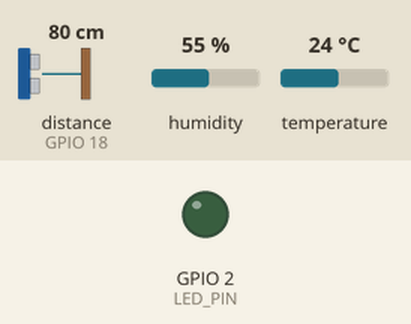
Recording of a sketch running on a simulated ESP32. On the bench: output pins drawn as LEDs (lit = HIGH). Wiring (from diagram.json): ultrasonic range finder: trigger GPIO 5; echo GPIO 18. The test bench sets the inputs (shaded band); at power-on: distance to the obstacle (sensor on GPIO 18) 80 cm, humidity 55 %, temperature 24 °C. The echo pulse lasts 58.3 µs per cm; WiFi joins after 1.5 s; servers stay silent unless stated; the local clock reads 2024-03-15 10:24:30 at power-on unless the sketch sets it; random numbers use the default seed unless the sketch sets one; no MQTT or app messages arrive unless stated; pins used as bus, display or sensor lines are not drawn; what the sketch prints to the serial monitor is not drawn.

Above: at 3.7 s.
At 5.08 s:
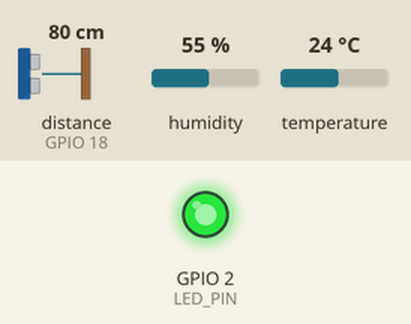
Timing chart, 0 to 9.0 s (numbered marks = the images above):
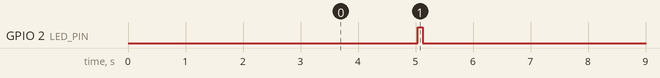

Measured:
- by itself, GPIO 2 (LED_PIN): alternates HIGH for 0.08 s and LOW for 4.9 s

The sketch:

sketch.ino
```cpp
#include <WiFi.h>
#include <PubSubClient.h>
#include <DHTesp.h>
#include <time.h>
#include <sys/time.h>

// ===============================
// DEVICE
// ===============================

const char* DEVICE_ID =
    "ESP32-B23DCAT289";

// ===============================
// WIFI
// ===============================

const char* WIFI_SSID =
    "Wokwi-GUEST";

const char* WIFI_PASSWORD =
    "";

// ===============================
// MQTT
// ===============================

const char* MQTT_SERVER =
    "broker.emqx.io";

const int MQTT_PORT = 1883;

const char* MQTT_TOPIC =
    "ptit/iot/B23DCAT289/esp32/sensor";

// ===============================
// GPIO
// ===============================

const int DHT_PIN = 15;
const int TRIG_PIN = 5;
const int ECHO_PIN = 18;
const int LED_PIN = 2;

// Gửi dữ liệu 5 giây/lần
const unsigned long SEND_INTERVAL_MS =
    5000;

// ===============================

WiFiClient wifiClient;
PubSubClient mqttClient(wifiClient);

DHTesp dht;

unsigned long lastSend = 0;
unsigned long sequenceNo = 0;


// ===============================
// WIFI CONNECT
// ===============================

void connectWiFi() {

    Serial.println();
    Serial.println("Connecting WiFi...");

    WiFi.begin(
        WIFI_SSID,
        WIFI_PASSWORD,
        6
    );

    while (
        WiFi.status()
        != WL_CONNECTED
    ) {

        delay(500);
        Serial.print(".");
    }

    Serial.println();
    Serial.println("WiFi CONNECTED");

    Serial.print("IP: ");
    Serial.println(
        WiFi.localIP()
    );

    Serial.print("RSSI: ");
    Serial.print(
        WiFi.RSSI()
    );

    Serial.println(" dBm");
}


// ===============================
// NTP
// ===============================

void syncTime() {

    Serial.println(
        "Synchronizing time..."
    );

    configTime(
        0,
        0,
        "pool.ntp.org",
        "time.google.com"
    );

    time_t now = time(nullptr);

    int retry = 0;

    while (
        now < 1700000000
        &&
        retry < 30
    ) {

        delay(500);
        Serial.print(".");

        now = time(nullptr);

        retry++;
    }

    Serial.println();

    if (
        now >= 1700000000
    ) {

        Serial.println(
            "NTP synchronized"
        );

    } else {

        Serial.println(
            "NTP sync failed"
        );
    }
}


// ===============================
// UNIX TIME MILLISECOND
// ===============================

unsigned long long getEpochMs() {

    struct timeval tv;

    gettimeofday(
        &tv,
        nullptr
    );

    return
        (unsigned long long)tv.tv_sec
        * 1000ULL
        +
        (unsigned long long)tv.tv_usec
        / 1000ULL;
}


// ===============================
// MQTT CONNECT
// ===============================

void connectMQTT() {

    while (
        !mqttClient.connected()
    ) {

        Serial.println();
        Serial.println(
            "Connecting MQTT..."
        );

        Serial.print(
            "Broker: "
        );

        Serial.println(
            MQTT_SERVER
        );

        String clientId =
            "ESP32-B23DCAT289-";

        clientId += String(
            random(0xffff),
            HEX
        );

        if (
            mqttClient.connect(
                clientId.c_str()
            )
        ) {

            Serial.println(
                "MQTT CONNECTED"
            );

        } else {

            Serial.print(
                "MQTT FAILED rc="
            );

            Serial.println(
                mqttClient.state()
            );

            delay(2000);
        }
    }
}


// ===============================
// HC-SR04
// ===============================

float readDistanceCm() {

    digitalWrite(
        TRIG_PIN,
        LOW
    );

    delayMicroseconds(2);

    digitalWrite(
        TRIG_PIN,
        HIGH
    );

    delayMicroseconds(10);

    digitalWrite(
        TRIG_PIN,
        LOW
    );

    unsigned long duration =
        pulseIn(
            ECHO_PIN,
            HIGH,
            30000
        );

    if (
        duration == 0
    ) {

        return NAN;
    }

    return
        duration
        * 0.0343f
        / 2.0f;
}


// ===============================
// SENSOR VALIDATION
// ===============================

bool validSensorData(
    float temperature,
    float humidity,
    float distance
) {

    if (
        !isfinite(temperature)
        ||
        !isfinite(humidity)
        ||
        !isfinite(distance)
    ) {

        return false;
    }

    if (
        temperature < -40
        ||
        temperature > 80
    ) {

        return false;
    }

    if (
        humidity < 0
        ||
        humidity > 100
    ) {

        return false;
    }

    if (
        distance < 2
        ||
        distance > 400
    ) {

        return false;
    }

    return true;
}


// ===============================
// PUBLISH
// ===============================

void publishData() {

    TempAndHumidity data =
        dht.getTempAndHumidity();

    float distance =
        readDistanceCm();

    if (
        !validSensorData(
            data.temperature,
            data.humidity,
            distance
        )
    ) {

        Serial.println(
            "Invalid sensor data"
        );

        return;
    }

    sequenceNo++;

    unsigned long uptime =
        millis() / 1000;

    unsigned long long ts =
        getEpochMs();

    int rssi =
        WiFi.RSSI();

    char payload[512];

    snprintf(
        payload,
        sizeof(payload),

        "{"
        "\"device_id\":\"%s\","
        "\"temperature\":%.2f,"
        "\"humidity\":%.2f,"
        "\"distance_cm\":%.2f,"
        "\"rssi\":%d,"
        "\"sequence\":%lu,"
        "\"uptime_s\":%lu,"
        "\"ts_ms\":%llu"
        "}",

        DEVICE_ID,

        data.temperature,
        data.humidity,
        distance,

        rssi,
        sequenceNo,
        uptime,
        ts
    );

    bool ok =
        mqttClient.publish(
            MQTT_TOPIC,
            payload
        );

    Serial.println();
    Serial.println(
        "========== SENSOR =========="
    );

    Serial.print(
        "Temperature : "
    );
    Serial.println(
        data.temperature
    );

    Serial.print(
        "Humidity    : "
    );
    Serial.println(
        data.humidity
    );

    Serial.print(
        "Distance    : "
    );
    Serial.println(
        distance
    );

    Serial.print(
        "RSSI        : "
    );
    Serial.println(
        rssi
    );

    Serial.print(
        "Sequence    : "
    );
    Serial.println(
        sequenceNo
    );

    Serial.print(
        "Uptime      : "
    );
    Serial.println(
        uptime
    );

    Serial.print(
        "Timestamp   : "
    );
    Serial.println(
        ts
    );

    Serial.print(
        "JSON        : "
    );
    Serial.println(
        payload
    );

    Serial.print(
        "Publish     : "
    );

    Serial.println(
        ok ? "OK" : "FAILED"
    );

    if (ok) {

        digitalWrite(
            LED_PIN,
            HIGH
        );

        delay(80);

        digitalWrite(
            LED_PIN,
            LOW
        );
    }
}


// ===============================
// SETUP
// ===============================

void setup() {

    Serial.begin(115200);

    delay(1000);

    Serial.println();
    Serial.println("==========================");
    Serial.println("ESP32 BOOT OK");
    Serial.println("==========================");

    pinMode(
        TRIG_PIN,
        OUTPUT
    );

    pinMode(
        ECHO_PIN,
        INPUT
    );

    pinMode(
        LED_PIN,
        OUTPUT
    );

    dht.setup(
        DHT_PIN,
        DHTesp::DHT22
    );

    connectWiFi();

    syncTime();

    mqttClient.setServer(
        MQTT_SERVER,
        MQTT_PORT
    );

    mqttClient.setBufferSize(
        512
    );
}


// ===============================
// LOOP
// ===============================

void loop() {

    if (
        WiFi.status()
        != WL_CONNECTED
    ) {

        connectWiFi();
        syncTime();
    }

    if (
        !mqttClient.connected()
    ) {

        connectMQTT();
    }

    mqttClient.loop();

    unsigned long now =
        millis();

    if (
        now - lastSend
        < SEND_INTERVAL_MS
    ) {

        return;
    }

    lastSend = now;

    publishData();
}
```
